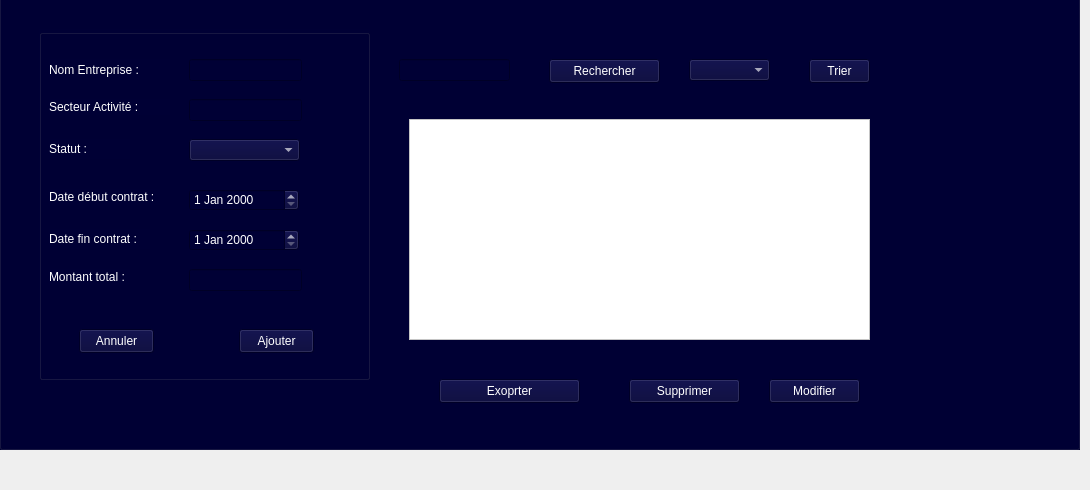
           <widget class="QWidget" name="tab_8">
            <attribute name="title">
             <string>Acceuil</string>
            </attribute>
            <widget class="QGroupBox" name="groupBox_7">
             <property name="geometry">
              <rect>
               <x>-1</x>
               <y>-31</y>
               <width>1081</width>
               <height>481</height>
              </rect>
             </property>
             <property name="styleSheet">
              <string notr="true">background-color: rgb(0, 0, 53);
color: rgb(255, 255, 255);
font: 10pt &quot;Arial&quot;;
selection-background-color: rgb(255, 255, 255);</string>
             </property>
             <property name="title">
              <string>GroupBox</string>
             </property>
             <widget class="QGroupBox" name="groupBox_8">
              <property name="geometry">
               <rect>
                <x>40</x>
                <y>60</y>
                <width>331</width>
                <height>351</height>
               </rect>
              </property>
              <property name="styleSheet">
               <string notr="true">color: rgb(255, 255, 255);</string>
              </property>
              <property name="title">
               <string/>
              </property>
              <widget class="QLabel" name="label">
               <property name="geometry">
                <rect>
                 <x>10</x>
                 <y>30</y>
                 <width>121</width>
                 <height>21</height>
                </rect>
               </property>
               <property name="text">
                <string>Nom Entreprise : </string>
               </property>
              </widget>
              <widget class="QLineEdit" name="lineEdit">
               <property name="geometry">
                <rect>
                 <x>150</x>
                 <y>30</y>
                 <width>113</width>
                 <height>22</height>
                </rect>
               </property>
               <property name="styleSheet">
                <string notr="true">QLineEdit {
    background-color: #F5F5F5;
    border-radius: 8px;
    padding: 8px;
    border: 1px solid #B0BEC5;
    font-size: 14px;
}background-color: rgb(255, 255, 255);</string>
               </property>
              </widget>
              <widget class="QLabel" name="label_2">
               <property name="geometry">
                <rect>
                 <x>10</x>
                 <y>70</y>
                 <width>121</width>
                 <height>16</height>
                </rect>
               </property>
               <property name="text">
                <string>Secteur Activité :</string>
               </property>
              </widget>
              <widget class="QLineEdit" name="lineEdit_2">
               <property name="geometry">
                <rect>
                 <x>150</x>
                 <y>70</y>
                 <width>113</width>
                 <height>22</height>
                </rect>
               </property>
               <property name="styleSheet">
                <string notr="true">QLineEdit {
    background-color: #F5F5F5;
    border-radius: 8px;
    padding: 8px;
    border: 1px solid #B0BEC5;
    font-size: 14px;
}background-color: rgb(255, 255, 255);</string>
               </property>
              </widget>
              <widget class="QLabel" name="label_35">
               <property name="geometry">
                <rect>
                 <x>10</x>
                 <y>110</y>
                 <width>81</width>
                 <height>20</height>
                </rect>
               </property>
               <property name="text">
                <string>Statut :</string>
               </property>
              </widget>
              <widget class="QLabel" name="label_36">
               <property name="geometry">
                <rect>
                 <x>10</x>
                 <y>160</y>
                 <width>111</width>
                 <height>16</height>
                </rect>
               </property>
               <property name="text">
                <string>Date début contrat :</string>
               </property>
              </widget>
              <widget class="QDateEdit" name="dateEdit_7">
               <property name="geometry">
                <rect>
                 <x>150</x>
                 <y>160</y>
                 <width>110</width>
                 <height>22</height>
                </rect>
               </property>
               <property name="styleSheet">
                <string notr="true">QLineEdit {
    background-color: #F5F5F5;
    border-radius: 8px;
    padding: 8px;
    border: 1px solid #B0BEC5;
    font-size: 14px;
}background-color: rgb(255, 255, 255);</string>
               </property>
              </widget>
              <widget class="QLabel" name="label_37">
               <property name="geometry">
                <rect>
                 <x>10</x>
                 <y>200</y>
                 <width>101</width>
                 <height>20</height>
                </rect>
               </property>
               <property name="text">
                <string>Date fin contrat :</string>
               </property>
              </widget>
              <widget class="QDateEdit" name="dateEdit_8">
               <property name="geometry">
                <rect>
                 <x>150</x>
                 <y>200</y>
                 <width>110</width>
                 <height>22</height>
                </rect>
               </property>
               <property name="styleSheet">
                <string notr="true">QLineEdit {
    background-color: #F5F5F5;
    border-radius: 8px;
    padding: 8px;
    border: 1px solid #B0BEC5;
    font-size: 14px;
}background-color: rgb(255, 255, 255);</string>
               </property>
              </widget>
              <widget class="QLabel" name="label_38">
               <property name="geometry">
                <rect>
                 <x>10</x>
                 <y>240</y>
                 <width>81</width>
                 <height>16</height>
                </rect>
               </property>
               <property name="text">
                <string>Montant total :</string>
               </property>
              </widget>
              <widget class="QLineEdit" name="lineEdit_3">
               <property name="geometry">
                <rect>
                 <x>150</x>
                 <y>240</y>
                 <width>113</width>
                 <height>22</height>
                </rect>
               </property>
               <property name="styleSheet">
                <string notr="true">QLineEdit {
    background-color: #F5F5F5;
    border-radius: 8px;
    padding: 8px;
    border: 1px solid #B0BEC5;
    font-size: 14px;
}background-color: rgb(255, 255, 255);</string>
               </property>
              </widget>
              <widget class="QPushButton" name="pushButton_2">
               <property name="geometry">
                <rect>
                 <x>200</x>
                 <y>300</y>
                 <width>75</width>
                 <height>24</height>
                </rect>
               </property>
               <property name="styleSheet">
                <string notr="true">color: rgb(0, 0, 0);
color: rgb(255, 255, 255);</string>
               </property>
               <property name="text">
                <string>Ajouter</string>
               </property>
              </widget>
              <widget class="QPushButton" name="pushButton">
               <property name="geometry">
                <rect>
                 <x>40</x>
                 <y>300</y>
                 <width>75</width>
                 <height>24</height>
                </rect>
               </property>
               <property name="styleSheet">
                <string notr="true">color: rgb(0, 0, 0);
color: rgb(255, 255, 255);</string>
               </property>
               <property name="text">
                <string>Annuler</string>
               </property>
              </widget>
              <widget class="QComboBox" name="comboBox_5">
               <property name="geometry">
                <rect>
                 <x>150</x>
                 <y>110</y>
                 <width>111</width>
                 <height>22</height>
                </rect>
               </property>
              </widget>
             </widget>
             <widget class="QLineEdit" name="lineEdit_4">
              <property name="geometry">
               <rect>
                <x>400</x>
                <y>90</y>
                <width>111</width>
                <height>22</height>
               </rect>
              </property>
              <property name="styleSheet">
               <string notr="true">QLineEdit {
    background-color: #F5F5F5;
    border-radius: 8px;
    padding: 8px;
    border: 1px solid #B0BEC5;
    font-size: 14px;
}background-color: rgb(255, 255, 255);</string>
              </property>
             </widget>
             <widget class="QPushButton" name="pushButton_9">
              <property name="geometry">
               <rect>
                <x>550</x>
                <y>90</y>
                <width>111</width>
                <height>24</height>
               </rect>
              </property>
              <property name="text">
               <string>Rechercher</string>
              </property>
             </widget>
             <widget class="QComboBox" name="comboBox_6">
              <property name="geometry">
               <rect>
                <x>690</x>
                <y>90</y>
                <width>81</width>
                <height>22</height>
               </rect>
              </property>
             </widget>
             <widget class="QPushButton" name="pushButton_10">
              <property name="geometry">
               <rect>
                <x>810</x>
                <y>90</y>
                <width>61</width>
                <height>24</height>
               </rect>
              </property>
              <property name="text">
               <string>Trier</string>
              </property>
             </widget>
             <widget class="QTableView" name="tableView">
              <property name="geometry">
               <rect>
                <x>410</x>
                <y>150</y>
                <width>461</width>
                <height>221</height>
               </rect>
              </property>
              <property name="styleSheet">
               <string notr="true">background-color: rgb(255, 255, 255);</string>
              </property>
             </widget>
             <widget class="QPushButton" name="pushButton_3">
              <property name="geometry">
               <rect>
                <x>440</x>
                <y>410</y>
                <width>141</width>
                <height>24</height>
               </rect>
              </property>
              <property name="text">
               <string>Exoprter</string>
              </property>
             </widget>
             <widget class="QPushButton" name="pushButton_11">
              <property name="geometry">
               <rect>
                <x>630</x>
                <y>410</y>
                <width>111</width>
                <height>24</height>
               </rect>
              </property>
              <property name="text">
               <string>Supprimer</string>
              </property>
             </widget>
             <widget class="QPushButton" name="pushButton_12">
              <property name="geometry">
               <rect>
                <x>770</x>
                <y>410</y>
                <width>91</width>
                <height>24</height>
               </rect>
              </property>
              <property name="text">
               <string>Modifier</string>
              </property>
             </widget>
            </widget>
           </widget>
